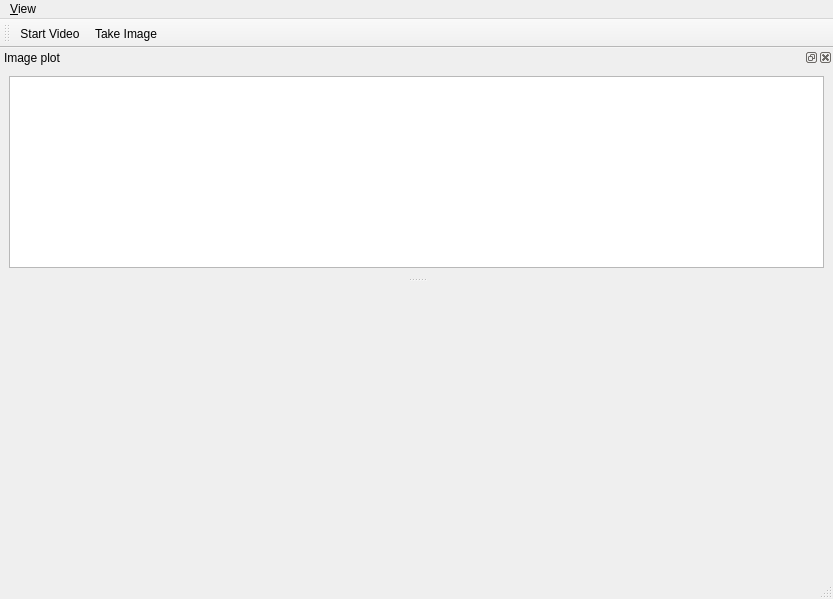
<?xml version="1.0" encoding="UTF-8"?>
<ui version="4.0">
 <class>MainWindow</class>
 <widget class="QMainWindow" name="MainWindow">
  <property name="geometry">
   <rect>
    <x>0</x>
    <y>0</y>
    <width>833</width>
    <height>599</height>
   </rect>
  </property>
  <property name="windowTitle">
   <string>qudi: Camera control</string>
  </property>
  <widget class="QWidget" name="centralwidget">
   <property name="sizePolicy">
    <sizepolicy hsizetype="Expanding" vsizetype="Expanding">
     <horstretch>0</horstretch>
     <verstretch>0</verstretch>
    </sizepolicy>
   </property>
  </widget>
  <widget class="QMenuBar" name="menubar">
   <property name="geometry">
    <rect>
     <x>0</x>
     <y>0</y>
     <width>833</width>
     <height>21</height>
    </rect>
   </property>
   <property name="sizePolicy">
    <sizepolicy hsizetype="Expanding" vsizetype="Minimum">
     <horstretch>0</horstretch>
     <verstretch>0</verstretch>
    </sizepolicy>
   </property>
   <widget class="QMenu" name="menuView">
    <property name="title">
     <string>&amp;View</string>
    </property>
    <addaction name="image_plot_view_Action"/>
    <addaction name="separator"/>
    <addaction name="separator"/>
    <addaction name="actionClose"/>
   </widget>
   <addaction name="menuView"/>
  </widget>
  <widget class="QStatusBar" name="statusbar">
   <property name="sizePolicy">
    <sizepolicy hsizetype="Expanding" vsizetype="Preferred">
     <horstretch>0</horstretch>
     <verstretch>0</verstretch>
    </sizepolicy>
   </property>
  </widget>
  <widget class="QDockWidget" name="image_plot_DockWidget">
   <property name="sizePolicy">
    <sizepolicy hsizetype="Expanding" vsizetype="Preferred">
     <horstretch>0</horstretch>
     <verstretch>0</verstretch>
    </sizepolicy>
   </property>
   <property name="minimumSize">
    <size>
     <width>100</width>
     <height>122</height>
    </size>
   </property>
   <property name="windowTitle">
    <string>Image plot</string>
   </property>
   <attribute name="dockWidgetArea">
    <number>4</number>
   </attribute>
   <widget class="QWidget" name="dockWidgetContents">
    <property name="sizePolicy">
     <sizepolicy hsizetype="Expanding" vsizetype="Expanding">
      <horstretch>0</horstretch>
      <verstretch>0</verstretch>
     </sizepolicy>
    </property>
    <property name="minimumSize">
     <size>
      <width>100</width>
      <height>100</height>
     </size>
    </property>
    <layout class="QGridLayout" name="gridLayout">
     <item row="2" column="1" colspan="2">
      <widget class="PlotWidget" name="image_PlotWidget">
       <property name="sizePolicy">
        <sizepolicy hsizetype="Expanding" vsizetype="Expanding">
         <horstretch>0</horstretch>
         <verstretch>0</verstretch>
        </sizepolicy>
       </property>
       <property name="minimumSize">
        <size>
         <width>100</width>
         <height>100</height>
        </size>
       </property>
      </widget>
     </item>
    </layout>
   </widget>
  </widget>
  <widget class="QToolBar" name="control_ToolBar">
   <property name="enabled">
    <bool>true</bool>
   </property>
   <property name="sizePolicy">
    <sizepolicy hsizetype="Expanding" vsizetype="Fixed">
     <horstretch>0</horstretch>
     <verstretch>0</verstretch>
    </sizepolicy>
   </property>
   <property name="windowTitle">
    <string>PID Controls</string>
   </property>
   <property name="toolButtonStyle">
    <enum>Qt::ToolButtonTextBesideIcon</enum>
   </property>
   <attribute name="toolBarArea">
    <enum>TopToolBarArea</enum>
   </attribute>
   <attribute name="toolBarBreak">
    <bool>false</bool>
   </attribute>
   <addaction name="start_video_Action"/>
   <addaction name="start_image_Action"/>
  </widget>
  <action name="start_video_Action">
   <property name="checkable">
    <bool>true</bool>
   </property>
   <property name="icon">
    <iconset>
     <normaloff>../../artwork/icons/qudiTheme/22x22/start-counter.png</normaloff>
     <normalon>../../artwork/icons/qudiTheme/22x22/stop-counter.png</normalon>../../artwork/icons/qudiTheme/22x22/start-counter.png</iconset>
   </property>
   <property name="text">
    <string>Start Video</string>
   </property>
   <property name="toolTip">
    <string>Start the acquisition</string>
   </property>
  </action>
  <action name="image_plot_view_Action">
   <property name="checkable">
    <bool>true</bool>
   </property>
   <property name="text">
    <string>Image plot</string>
   </property>
   <property name="toolTip">
    <string>Show the Slow counter</string>
   </property>
  </action>
  <action name="actionClose">
   <property name="icon">
    <iconset>
     <normaloff>../../artwork/icons/oxygen/22x22/application-exit.png</normaloff>../../artwork/icons/oxygen/22x22/application-exit.png</iconset>
   </property>
   <property name="text">
    <string>&amp;Close</string>
   </property>
  </action>
  <action name="start_image_Action">
   <property name="checkable">
    <bool>true</bool>
   </property>
   <property name="icon">
    <iconset>
     <normaloff>../../artwork/icons/qudiTheme/22x22/start-counter.png</normaloff>
     <normalon>../../artwork/icons/qudiTheme/22x22/stop-counter.png</normalon>../../artwork/icons/qudiTheme/22x22/start-counter.png</iconset>
   </property>
   <property name="text">
    <string>Take Image</string>
   </property>
   <property name="toolTip">
    <string>Take an image</string>
   </property>
  </action>
 </widget>
 <customwidgets>
  <customwidget>
   <class>PlotWidget</class>
   <extends>QGraphicsView</extends>
   <header>pyqtgraph</header>
  </customwidget>
 </customwidgets>
 <resources/>
 <connections>
  <connection>
   <sender>image_plot_view_Action</sender>
   <signal>triggered(bool)</signal>
   <receiver>image_plot_DockWidget</receiver>
   <slot>setVisible(bool)</slot>
   <hints>
    <hint type="sourcelabel">
     <x>-1</x>
     <y>-1</y>
    </hint>
    <hint type="destinationlabel">
     <x>399</x>
     <y>136</y>
    </hint>
   </hints>
  </connection>
  <connection>
   <sender>image_plot_DockWidget</sender>
   <signal>visibilityChanged(bool)</signal>
   <receiver>image_plot_view_Action</receiver>
   <slot>setChecked(bool)</slot>
   <hints>
    <hint type="sourcelabel">
     <x>399</x>
     <y>136</y>
    </hint>
    <hint type="destinationlabel">
     <x>-1</x>
     <y>-1</y>
    </hint>
   </hints>
  </connection>
  <connection>
   <sender>actionClose</sender>
   <signal>triggered()</signal>
   <receiver>MainWindow</receiver>
   <slot>close()</slot>
   <hints>
    <hint type="sourcelabel">
     <x>-1</x>
     <y>-1</y>
    </hint>
    <hint type="destinationlabel">
     <x>219</x>
     <y>281</y>
    </hint>
   </hints>
  </connection>
 </connections>
</ui>
